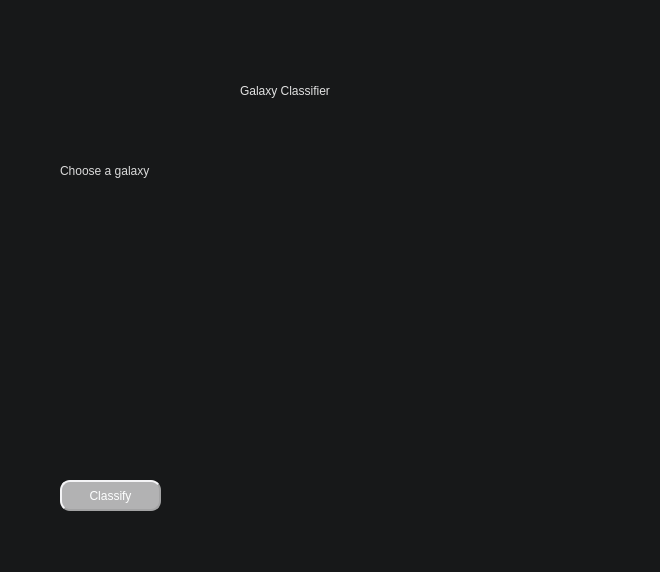
<?xml version="1.0" encoding="UTF-8"?>
<ui version="4.0">
 <class>Dialog</class>
 <widget class="QDialog" name="Dialog">
  <property name="geometry">
   <rect>
    <x>0</x>
    <y>0</y>
    <width>660</width>
    <height>572</height>
   </rect>
  </property>
  <property name="cursor">
   <cursorShape>ArrowCursor</cursorShape>
  </property>
  <property name="windowTitle">
   <string>Dialog</string>
  </property>
  <property name="styleSheet">
   <string notr="true">background-color: rgb(23, 24, 25);</string>
  </property>
  <widget class="QLabel" name="label">
   <property name="geometry">
    <rect>
     <x>240</x>
     <y>60</y>
     <width>191</width>
     <height>61</height>
    </rect>
   </property>
   <property name="styleSheet">
    <string notr="true">color: rgb(225, 225, 225); 
font: 19pt &quot;Apple Braille&quot;;</string>
   </property>
   <property name="text">
    <string>Galaxy Classifier</string>
   </property>
  </widget>
  <widget class="QLabel" name="label_2">
   <property name="geometry">
    <rect>
     <x>60</x>
     <y>160</y>
     <width>131</width>
     <height>21</height>
    </rect>
   </property>
   <property name="styleSheet">
    <string notr="true">color: rgb(218, 218, 218);
font: 15pt &quot;Apple Braille&quot;;</string>
   </property>
   <property name="text">
    <string>Choose a galaxy</string>
   </property>
  </widget>
  <widget class="QPushButton" name="button">
   <property name="geometry">
    <rect>
     <x>60</x>
     <y>480</y>
     <width>101</width>
     <height>31</height>
    </rect>
   </property>
   <property name="cursor">
    <cursorShape>PointingHandCursor</cursorShape>
   </property>
   <property name="mouseTracking">
    <bool>false</bool>
   </property>
   <property name="styleSheet">
    <string notr="true">font: 12pt &quot;Apple Braille&quot;;
background-color: rgb(178, 178, 179);
color: rgb(254, 255, 255);
border-style: outset;
border-width: 2px;
border-radius: 10px;
border-color: rgb(163, 163, 164);

</string>
   </property>
   <property name="text">
    <string>Classify</string>
   </property>
  </widget>
  <widget class="QLabel" name="result">
   <property name="geometry">
    <rect>
     <x>350</x>
     <y>210</y>
     <width>251</width>
     <height>191</height>
    </rect>
   </property>
   <property name="styleSheet">
    <string notr="true">color: rgb(218, 218, 218);
font: 14pt &quot;Apple Braille&quot;;</string>
   </property>
   <property name="text">
    <string/>
   </property>
  </widget>
  <widget class="QLabel" name="photoView">
   <property name="geometry">
    <rect>
     <x>60</x>
     <y>210</y>
     <width>245</width>
     <height>245</height>
    </rect>
   </property>
   <property name="styleSheet">
    <string notr="true">color: rgb(212, 212, 212);</string>
   </property>
   <property name="text">
    <string/>
   </property>
  </widget>
 </widget>
 <resources>
  <include location="../input/image.qrc"/>
 </resources>
 <connections/>
</ui>
